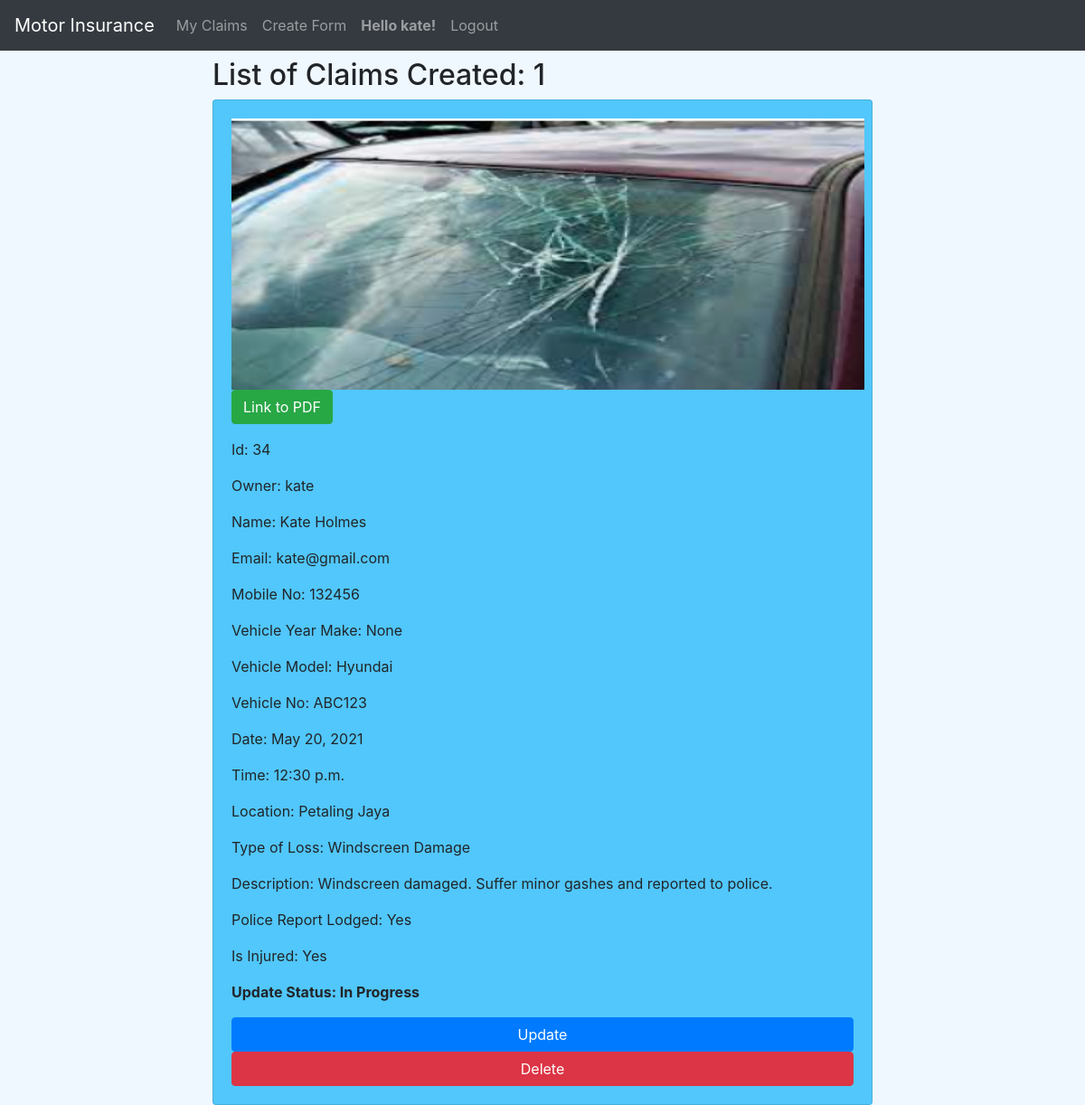
/display-forms (signed in), run on the app's committed database.
### claims/models.py (models this page shows, shortened)
class ClaimsModel(models.Model):
    owner = models.ForeignKey(User, null=True, blank=True, on_delete=SET_NULL)
    name = models.CharField("Name", max_length=100)
    email = models.EmailField("Email", null=True, blank=True)
    mobileNo = models.IntegerField("Mobile No.", null=True, blank=True)
    vehicleYearMake = models.IntegerField(
        "Vehicle Year Make", null=True, blank=True)
    vehicleModel = models.CharField(
        "Vehicle Model", max_length=100, null=True, blank=True)
    vehicleNo = models.CharField(
        "Vehicle No.", max_length=10, null=True, blank=True)
    date = models.DateField("Date", null=True, blank=True)
    time = models.TimeField("Time", null=True, blank=True)
    location = models.CharField(
        "Location", null=True, blank=True, max_length=400)
    typeOfLoss = models.CharField(
        "Type of Loss:", default="Own Damage", max_length=20)
    description = models.CharField(
        "Description of Loss", null=True, blank=True, max_length=2000)
    isPoliceReported = models.CharField(
        "Police Report Lodged?", default="No", max_length=3)
    isInjured = models.CharField(
        "Anybody Injured?", default="No", max_length=3)
    photo = models.ImageField("Photo", blank=True, upload_to='media/images/')
    pdf = models.FileField(
        "PDF document of Insurance cover:", blank=True, upload_to='pdf/')
    UPDATE_STATUS_CHOICES = [
        ("In Progress", "In Progress"),
        ("Accepted", "Accepted")
    ]
    updateStatus = models.CharField("Update Status",
                                    max_length=20,
                                    default="In Progress",
                                    choices=UPDATE_STATUS_CHOICES)

### claims/views.py (the view)
# urls.py: path("display-forms", views.displayForms, name="display-forms"),
def displayForms(request):
    if request.user.is_authenticated:
        claimsList = ClaimsModel.objects.filter(owner=request.user)
        context = {}
        context["claimsList"] = claimsList
        context["numOfClaimsList"] = claimsList.count()
        return render(request, "claims/displayForms.html", context)
    else:
        return render(request, "claims/displayForms.html")

### claims/templates/claims/displayForms.html (shortened to what this page needs)
{% extends 'claims/base.html' %}
{% block heading %} List of Claims Created: {{ numOfClaimsList }} {% endblock %}
{% block content %}
   {% if user.is_authenticated %}
      <div class="row">
         <div class="col-md-12">
         {% for claim in claimsList %}
         <div class="card card-body" style="background-color: #51c7fb;">
            {% if claim.photo %}
               <img src="{{ claim.photo.url }}" width="700" height="300">
            {% endif %}
            {% if claim.pdf %}
               <p>
                  <a href="{{ claim.pdf.url }}"
                     class="btn btn-success">
                     Link to PDF
                  </a>
               </p>
            {% endif %}
            <p>
               Id: {{ claim.id }}
            </p>
            <p>
               Owner: {{ claim.owner }}
            </p>
            <p>
               Name: {{ claim.name }}
            </p>
            <p>
               Email:  {{ claim.email }}
            </p>
            <p>
               Mobile No:  {{ claim.mobileNo }}
            </p>
            <p>
               Vehicle Year Make:  {{ claim.vehicleYearMake }}
            </p>
            <p>
               Vehicle Model:  {{ claim.vehicleModel }}
            </p>
            <p>
               Vehicle No:  {{ claim.vehicleNo }}
            </p>
               <p>
               Date:  {{ claim.date }}
               </p>
            <p>
               Time:  {{ claim.time }}
            </p>
            <p>
               Location:  {{ claim.location }}
            </p>
            <p>
               Type of Loss:  {{ claim.typeOfLoss }}
            </p>
               <p>
               Description:  {{ claim.description }}
               </p>
            <p>
               Police Report Lodged:  {{ claim.isPoliceReported }}
            </p>
            <p>
               Is Injured:  {{ claim.isInjured }}
            </p>
            <p style="font-weight: bold;">Update Status: {{ claim.updateStatus }}</p>
            {% if claim.updateStatus != 'Accepted' %}
               <a href="{% url 'update-form' claim.id %}"
               class="btn btn-primary">
               Update
               </a>
               <a href="{% url 'delete-form' claim.id %}"
                  class="btn btn-danger">
                  Delete
               </a>
            {% endif %}
         </div>
         {% endfor %}
         </div>
      </div>
   {% else %}
   <p>
      <h2>You need to be logged in to see all of your claims: <a href="{% url 'login' %}">Login</a></h2>
   </p>
   {% endif %}
{% endblock %}

### claims/templates/claims/base.html (shortened to what this page needs)
<!DOCTYPE html>
<html>
  <head>
    <link rel="stylesheet" href="https://stackpath.bootstrapcdn.com/bootstrap/4.4.1/css/bootstrap.min.css">
    {% load static %}
    <link rel="stylesheet" type="text/css" href="{% static 'styles.css' %}">
  </head>
  <body  style="background-color: aliceblue;">
    {% include 'claims/navbar.html' %}
    <div class="container">
      <div class="row justify-content-center">
        <div class="col-8">
          <h2 class="mt-2">
            {% block heading %} {% endblock %}
          </h2>
          {% block content %}
          {% endblock %}
        </div>
      </div>
    </div>
  </body>
</html>

### claims/templates/claims/navbar.html (shortened to what this page needs)
<nav class="navbar navbar-expand-lg navbar-dark bg-dark">
    <a class="navbar-brand" href="{% url 'home' %}">Motor Insurance</a>
    <div class="collapse navbar-collapse" id="navbarNav">
      <ul class="navbar-nav">
        <li class="nav-item">
          <a class="nav-link" href="{% url 'display-forms' %}">My Claims</a>
        </li>
        <li class="nav-item">
          <a class="nav-link" href="{% url 'create-form' %}">Create Form</a>
        </li>
        {% if user.is_authenticated %}
          <li class="nav-item">
            <a class="nav-link" style="font-weight: bold;">Hello {{ user.username }}!</a>
          </li>
          <li class="nav-item">
            <a class="nav-link" href="{% url 'logout' %}">Logout</a>
          </li>
        {% endif %}
      </ul>
    </div>
  </nav>

### data on the page
ClaimsModel: photo (picture), id "34", owner "kate", name "Kate Holmes", email "kate@gmail.com", mobileNo "132456", vehicleYearMake "None", vehicleModel "Hyundai", vehicleNo "ABC123", date "May 20, 2021", time "12:30 p.m.", location "Petaling Jaya", typeOfLoss "Windscreen Damage", description "Windscreen damaged. Suffer minor gashes and reported to police.", isPoliceReported "Yes", isInjured "Yes", updateStatus "In Progress", shows "Update"

### other printed values
{{ user.username }} "kate"
{{ numOfClaimsList }} "1"
